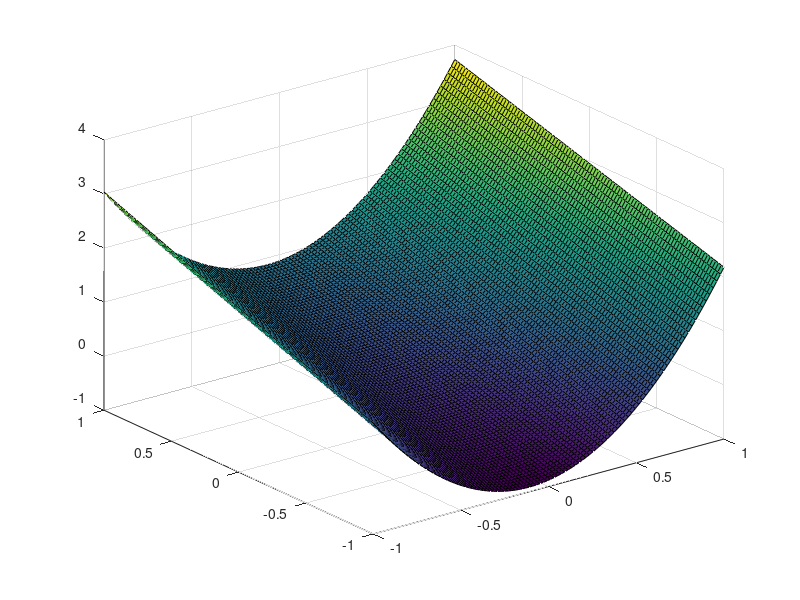

The MATLAB script that drew this image: (Note: this script raises an error after producing the figure.)
clear
clc
close all;

%% Visualizing nonconvexity
dim = 2;
A = diag([0 5]);
[q,~] = qr(randn(dim));
A = q'*A*q;
b = rand(dim,1);

f = @(x) 0.5*x'*A*x+b'*x;
dist = linspace(-1,1,100);
mesh = zeros(length(dist));
for i = 1:length(dist)
    for j= 1:length(dist)
        x = [dist(i);dist(j)];
        mesh(i,j) = f(x);
    end
end

surf(dist,dist,mesh)


%% Single Trial Run
clear
clc

% Algorithm Parameters
it = 100;
dim = 5;
convexParam.maxIt = it;
beckParam.maxIt = it;
sgdParam.epochs = it;
sgdParam.miniBatchProp = 1/4;
sgdParam.maxIt = ceil(sgdParam.epochs/sgdParam.miniBatchProp);

A = rand(dim);
A = A+A';
b = rand(dim,1);


[convex, beck, sgd,sdp] = solvingTRS(A,b,dim,convexParam,beckParam,sgdParam,[]);

% Generate output statistics/plots
figure();
subplot(2,2,1)
plot(1:convexParam.maxIt,convex.objVal)
title('TRS Using Convex Reformulation')

subplot(2,2,2)
plot(1:beckParam.maxIt, beck.objValX)
hold on
plot(1:beckParam.maxIt, beck.objValY)
title('TRS Using Double-Start FOCM')
legend('Starting at 0','Starting at random point','location','best')

subplot(2,2,3)
plot(1:sgdParam.maxIt,sgd.objVal)
title('TRS Using Stochastic Projected Gradient Descent')
